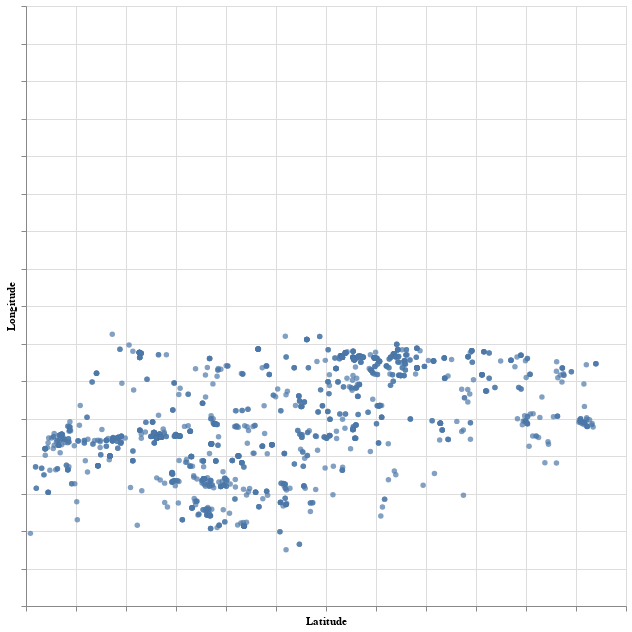

Notebook code for this chart:
### Code cell
alt.Chart(test).mark_circle().encode(
    alt.X('Lat', title = 'Latitude', axis=alt.Axis(labels=False)),
    alt.Y('Lon', title = 'Longitude', axis=alt.Axis(labels=False)),
    tooltip = 'tool2'
).properties(height=600, width=600).interactive()

### Figure 1 — Vega-Lite specification as saved in the notebook (floating-point values rounded to 4 significant figures; data arrays with more than 128 entries replaced by an {"elided": "..."} marker saying what was removed)
{"config": {"view": {"continuousWidth": 400, "continuousHeight": 300}}, "data": {"name": "data-a67caf5d41dec63cbe4108933d69c9ad"}, "mark": "circle", "encoding": {"tooltip": {"field": "tool2", "type": "nominal"}, "x": {"axis": {"labels": false}, "field": "Lat", "title": "Latitude", "type": "quantitative"}, "y": {"axis": {"labels": false}, "field": "Lon", "title": "Longitude", "type": "quantitative"}}, "height": 600, "selection": {"selector001": {"type": "interval", "bind": "scales", "encodings": ["x", "y"]}}, "width": 600, "$schema": "https://vega.github.io/schema/vega-lite/v4.17.0.json", "datasets": {"data-a67caf5d41dec63cbe4108933d69c9ad": {"elided": "1462 records"}}}
